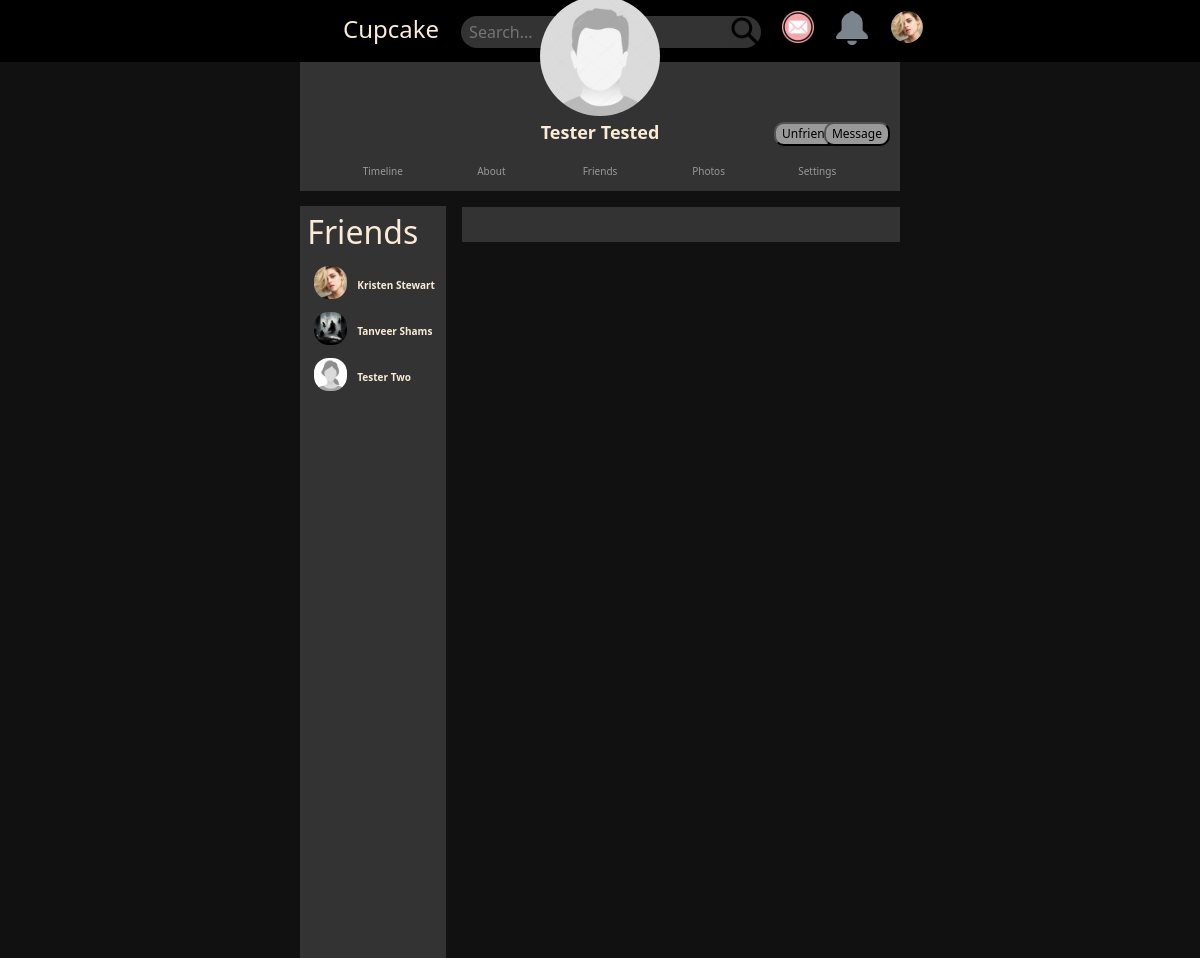
/ProfilePage.php?id=2786344164 (signed in), run on the app's committed database.
### tables this page shows
CREATE TABLE `users` (
  `ID` bigint(20) NOT NULL,
  `userID` bigint(20) NOT NULL,
  `firstName` varchar(50) NOT NULL,
  `lastName` varchar(50) NOT NULL,
  `dp` varchar(2000) NOT NULL,
  `cover` varchar(2000) NOT NULL,
  `email` varchar(100) NOT NULL,
  `phone` bigint(17) NOT NULL,
  `gender` varchar(50) NOT NULL,
  `password` varchar(100) NOT NULL,
  `friendRequests` varchar(1000) DEFAULT '0',
  `friendsCount` varchar(1000) NOT NULL DEFAULT '0',
  `urlAdress` varchar(100) NOT NULL,
  `date` timestamp NOT NULL DEFAULT current_timestamp() ON UPDATE current_timestamp()
);

CREATE TABLE `reacts` (
  `id` bigint(20) NOT NULL,
  `postid` bigint(20) NOT NULL,
  `reacts` text NOT NULL,
  `type` varchar(20) NOT NULL
);

### connect.php (called while the page is built, shortened)
<?php
class connectDatabase
{
    private $host = "localhost";
    private $username = "root";
    private $password = "";
    private $database = "cubcake";
    function cnct()
    {
        $con = mysqli_connect($this->host, $this->username, $this->password, $this->database);
        return $con;
    }
    function read($quer)
    {
        $con = $this->cnct();
        $res = mysqli_query($con, $quer);
        if (!$res) {
            return false;
        }
        else {
            $val = [];
            while ($row = mysqli_fetch_assoc($res)) {
                $val[] = $row;
            }
            return $val;
        }
    }
}

### loginUser.php (called while the page is built, shortened)
<?php
class loginUser
{
    public function loginCheck($userID)
    {
        if (is_numeric($userID)) {
            $quer = "SELECT * FROM USERS WHERE userID = '$userID' limit 1";
            $database = new connectDatabase();
            $res = $database->read($quer);
            if ($res) {
                return $res[0];
            }else {
                header("Location: login.php");
                die;
            }
        } else {
            header("Location: login.php");
            die;
        }
    }
}

### media.php (called while the page is built, shortened)
<?php
    class media {
        public function preview($media,$type) {
            $prev = $media."_coverPrev.jpg";
            if(file_exists($prev)) {
                return $prev;
            }
        }
    }
?>

### getProfile.php (called while the page is built)
<?php
    class getProfile {
        function getData($userId) {
            $database = new connectDatabase();
            $quer = "SELECT * FROM USERS WHERE userID = '$userId' limit 1";
            return  $database->read($quer);
        }
    }
?>

### createPost.php (called while the page is built, shortened)
<?php
class createPosts
{
    public function getReactors($postId, $type) {
        $database = new connectDatabase;
        $quer = "SELECT reacts FROM reacts WHERE type = '$type' && postid = $postId limit 1";
        $res = $database->read($quer);
        if (is_array($res)) {
            $resAr = json_decode($res[0]['reacts'], true);
            return $resAr;
        }
        return false;
    }
}

### userInformation.php (called while the page is built, shortened)
<?php
    class userData {
        public function getFriendData($userId) {
            $quer = "SELECT * FROM USERS WHERE userID != $userId";
            $database = new connectDatabase();
            $res = $database->read($quer);
            if($res) {
                return $res;
            } else {
                return false;
            }
        }
    }
    ?>

### ProfilePage.php (the view, shortened to what this page needs)
<?php
    include("connect.php");
    include("loginUser.php");
    include("userInformation.php");
    include("createPost.php");
    include("media.php");
    include("getProfile.php");
    $media = new media();
    $log = new loginUser();
    $userData=$log->loginCheck($_SESSION['user']);
   if(isset($_GET['id'])) {
    $prof = new getProfile();
    $profData = $prof->getData($_GET['id']);
    if(is_array($profData)) {
        $userData = $profData[0];
    }
   }
    $userId = $userData['userID'];
    $use = new userData();
    $friends = $use->getFriendData($userId);
?>
<!DOCTYPE html>
<html>
<head>
    <link rel="stylesheet" href="https://cdnjs.cloudflare.com/ajax/libs/twitter-bootstrap/5.1.0/css/bootstrap.min.css">
    <link rel="stylesheet" href="https://cdnjs.cloudflare.com/ajax/libs/font-awesome/5.15.4/css/all.min.css">
    <link rel="stylesheet" href="css/style.css">
</head>
<body class="textsizeCorrect">
    <?php include('navBar.php');?>
    <?php
        if(isset($_GET['id'])) {
            $prof = new getProfile();
            $profData = $prof->getData($_GET['id']);
            if(is_array($profData)) {
                $userData = $profData[0];
            }
        }
    ?>
    <div id="bodyContainer">
        <div id="profileImagesContainer">
            <a href="" style="color: antiquewhite; text-decoration:none">
                <a href="" style="color: antiquewhite; text-decoration:none">
                    <span>
                        <?php
                        if(file_exists($userData['dp'])) {
                            $dp = $media->preview($userData['dp'],'dp');
                            echo "<img id='profilepicmain' src=$dp style='margin-bottom:-2%' alt='profilepic'> </a> <br>";
                        }
                    ?>
                    <br>
                    <div style="font-size: 1.5vw">
                        <b><?php echo $userData['firstName']." ".$userData['lastName'] ?></b>
                    </div>
                <?php
                        if($userData['userID'] != $_SESSION['user']) {
                            $id = $userData['userID'];
                            $text = "Add Friend";
                            $poster = new createPosts();
                            $friend = $poster->getReactors($_SESSION['user'],"friendsCount");
                            $friendId = array_column($friend, 'reactor');
                            if(in_array($userData['userID'],$friendId)) {
                                $text = "Unfriend";
                            }
                            echo "
                            <a href='react.php?type=friendRequests&postid=$id'>
                                <input class='btn-with-hover' id='submitButton' type='submit' value='$text'
                                    style='border-radius: 10px;margin-top:-4%;margin-right:10%'>
                            </a>
                            <a href='message.php?user_id=$id'>
                                <input class='btn-with-hover' id='submitButton' type='submit' value='Message'
                                    style='border-radius: 10px;margin-top:-4%;margin-right:10px'></a>
                        ";
                        }
                ?>
                <br>
                <div id="profButtons"> <a href="HomePage.php" class="texthover"
                        style="color: var(--col8); text-decoration:none">Timeline </a> </div>
                <div id="profButtons"><a href="" class="texthover"
                        style="color: var(--col8); text-decoration:none">About</a> </div>
                <div id="profButtons"><a href="" class="texthover"
                        style="color: var(--col8); text-decoration:none">Friends</a> </div>
                <div id="profButtons"><a href="" class="texthover"
                        style="color: var(--col8); text-decoration:none">Photos</a> </div>
                <div id="profButtons"><a href="" class="texthover"
                        style="color: var(--col8); text-decoration:none">Settings</a> </div>
        </div>
        <div style="display: flex;">
            <div id="divcontainer1">
                <div id="friendscontainer">
                    <h2>Friends</h2>
                    <?php
                        if($friends) {
                            foreach($friends as $val) {
                                include('friendlist.php');
                            }
                        }
                    ?>
                </div>
            </div>
            <div id="divcontainer2">
                <div id="statusBar">
                </div>
            </div>
        </div>
    </div>
</body>
</html>

### navBar.php (shortened to what this page needs)
<?php
    $log = new loginUser();
    $userData=$log->loginCheck($_SESSION['user']);
?>
<div class="menu-bar textsizeCorrect">
<div id="containMake">
    <ul>
        <li>
            <a href="HomePage.php" style="color: antiquewhite; text-decoration:none">
                Cupcake
            </a>
        </li>
        <li><input type="text" id="searchBar" placeholder="Search..."></li>
        <li><a href=""><img id="profilepic" src="images/messages.png" style="margin-right: 3%;"></a></li>
        <li><a href=""><img id="profilepic" src="images/notification.png" style="margin-right: 3%;"></a></li>
        <li><a href="">
                <img src=<?php echo $media->preview($userData['dp'],'dp') ?> style="border-radius:50%" id="profilepic" alt="profilepic"></a>
        </li>
    </ul>
</div>
</div>

### friendlist.php
<?php
$img = $media->preview($val['dp'],'dp');
?>
<div id="friendLister">
    <a href="ProfilePage.php?id=<?php echo $val['userID']; ?>" style="color: antiquewhite; text-decoration:none">
        <img src="<?php echo $img ?>" id="friendimgcontainer" alt="Friend 1"> <br>
        <span class="texthover">
            <?php echo $val['firstName']." ".$val['lastName'] ?>
        </span>
    </a>
</div>

### css/style.css (style rules this page uses)
:root { --col1: #0f0706; --col2: #1f0e0c; --col3: #2e1512; --col4: #111111; --col5: #333333; --col6: #555555; --col7: #777777; --col8: #999999; --col10: #7e7e7e; --primary-font: "Poppins", sans-serif; --primary-text: #fd4766; --text-gray: #c6c9d8bf; --text-white: #fff; }
body { background-color: var(--col4); color: antiquewhite; }
.menu-bar { background: black; text-align: center; }
.menu-bar ul { display: inline-flex; list-style: none; }
.menu-bar ul li { margin: 5px; margin-bottom: -8px; padding: 0.5vw; }
.textsizeCorrect { font-size: calc(0.25em + 0.5vw); }
#containMake { width: 50vw; margin: auto; font-size: 3vh; }
#profilepic { width: 4vh; float: right; }
#bodyContainer { min-height: 55vh; width: 50vw; margin: auto; }
#profileImagesContainer { background-color: var(--col5); text-align: center; color: antiquewhite; }
#profilepicmain { width: 10vw; margin-top: -11%; border-radius: 50%; }
#profButtons { width: 100px; display: inline-block; margin: 0.5%; margin-bottom: 2%; }
#divcontainer1 { min-height: 500px; flex: 1; }
#divcontainer2 { min-height: 45vh; flex: 3; padding: 2.6%; padding-right: 0px; }
#friendLister { width: 100%; float: left; margin: 3%; }
#friendscontainer { background-color: var(--col5); min-height: 94vh; margin-top: 10%; padding: 5%; }
#friendimgcontainer { width: 25%; float: left; margin: 2%; border-radius: 45%; margin-right: 8%; }
#friendLister { clear: both; font-weight: bold; }
#submitButton { float: right; background-color: var(--col8); border-radius: 25px; color: black; font-size: larger; }
#statusBar { background-color: var(--col5); padding: 4%; }

### data on the page
users: dp (picture), firstName "Kristen", lastName "Stewart"
users: dp (placeholder picture), firstName "Tester", lastName "Tested", userID.reacts "Unfriend"
users: dp (picture), firstName "Tanveer", lastName "Shams"
users: dp (placeholder picture), firstName "Tester", lastName "Two"
